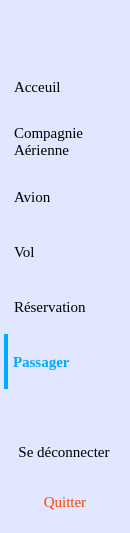
       <widget class="QFrame" name="frame_21">
        <property name="sizePolicy">
         <sizepolicy hsizetype="Expanding" vsizetype="Preferred">
          <horstretch>0</horstretch>
          <verstretch>0</verstretch>
         </sizepolicy>
        </property>
        <property name="minimumSize">
         <size>
          <width>130</width>
          <height>0</height>
         </size>
        </property>
        <property name="maximumSize">
         <size>
          <width>130</width>
          <height>16777215</height>
         </size>
        </property>
        <property name="styleSheet">
         <string notr="true">QFrame {
background-color : #e0e7ff;
border : 4px solid #e0e7ff;
}</string>
        </property>
        <property name="frameShape">
         <enum>QFrame::Shape::StyledPanel</enum>
        </property>
        <property name="frameShadow">
         <enum>QFrame::Shadow::Raised</enum>
        </property>
        <layout class="QVBoxLayout" name="verticalLayout_6">
         <property name="spacing">
          <number>0</number>
         </property>
         <property name="leftMargin">
          <number>0</number>
         </property>
         <property name="topMargin">
          <number>0</number>
         </property>
         <property name="rightMargin">
          <number>0</number>
         </property>
         <property name="bottomMargin">
          <number>0</number>
         </property>
         <item>
          <widget class="QPushButton" name="pushButton">
           <property name="sizePolicy">
            <sizepolicy hsizetype="Expanding" vsizetype="Expanding">
             <horstretch>0</horstretch>
             <verstretch>0</verstretch>
            </sizepolicy>
           </property>
           <property name="minimumSize">
            <size>
             <width>110</width>
             <height>55</height>
            </size>
           </property>
           <property name="maximumSize">
            <size>
             <width>130</width>
             <height>100</height>
            </size>
           </property>
           <property name="font">
            <font>
             <family>Times New Roman</family>
             <pointsize>12</pointsize>
             <underline>true</underline>
            </font>
           </property>
           <property name="styleSheet">
            <string notr="true">QPushButton
{
border : none;
}
QPushButton:hover
{
text-decoration : underline;
}
QPushButton:pressed
{
background-color : #888888;
}</string>
           </property>
           <property name="text">
            <string/>
           </property>
           <property name="iconSize">
            <size>
             <width>20</width>
             <height>20</height>
            </size>
           </property>
          </widget>
         </item>
         <item>
          <widget class="QPushButton" name="menuAcceuil">
           <property name="sizePolicy">
            <sizepolicy hsizetype="Expanding" vsizetype="Expanding">
             <horstretch>0</horstretch>
             <verstretch>0</verstretch>
            </sizepolicy>
           </property>
           <property name="minimumSize">
            <size>
             <width>109</width>
             <height>55</height>
            </size>
           </property>
           <property name="maximumSize">
            <size>
             <width>130</width>
             <height>100</height>
            </size>
           </property>
           <property name="font">
            <font>
             <family>Times New Roman</family>
             <pointsize>11</pointsize>
            </font>
           </property>
           <property name="styleSheet">
            <string notr="true">QPushButton
{
border : none;
text-align : left;
padding-left : 10px;
border-radius : none;
}
QPushButton:hover
{
text-decoration : underline;
}
QPushButton:pressed
{
background-color : #e0e7ff;
}</string>
           </property>
           <property name="text">
            <string>Acceuil</string>
           </property>
           <property name="icon">
            <iconset resource="ressources/icons.qrc">
             <normaloff>:/icons/acceuil.png</normaloff>:/icons/acceuil.png</iconset>
           </property>
           <property name="iconSize">
            <size>
             <width>30</width>
             <height>30</height>
            </size>
           </property>
          </widget>
         </item>
         <item>
          <widget class="QPushButton" name="menuCompagnieAerienne">
           <property name="sizePolicy">
            <sizepolicy hsizetype="Expanding" vsizetype="Expanding">
             <horstretch>0</horstretch>
             <verstretch>0</verstretch>
            </sizepolicy>
           </property>
           <property name="minimumSize">
            <size>
             <width>109</width>
             <height>55</height>
            </size>
           </property>
           <property name="maximumSize">
            <size>
             <width>130</width>
             <height>100</height>
            </size>
           </property>
           <property name="font">
            <font>
             <family>Times New Roman</family>
             <pointsize>11</pointsize>
            </font>
           </property>
           <property name="styleSheet">
            <string notr="true">QPushButton
{
border : none;
text-align : left;
padding-left : 10px;
border-radius : none;
}
QPushButton:hover
{
text-decoration : underline;
}
QPushButton:pressed
{
background-color : #e0e7ff;
}</string>
           </property>
           <property name="text">
            <string>Compagnie
Aérienne</string>
           </property>
           <property name="icon">
            <iconset resource="ressources/icons.qrc">
             <normaloff>:/icons/compagnie.png</normaloff>:/icons/compagnie.png</iconset>
           </property>
           <property name="iconSize">
            <size>
             <width>30</width>
             <height>30</height>
            </size>
           </property>
          </widget>
         </item>
         <item>
          <widget class="QPushButton" name="menuAvion">
           <property name="sizePolicy">
            <sizepolicy hsizetype="Expanding" vsizetype="Expanding">
             <horstretch>0</horstretch>
             <verstretch>0</verstretch>
            </sizepolicy>
           </property>
           <property name="minimumSize">
            <size>
             <width>109</width>
             <height>55</height>
            </size>
           </property>
           <property name="maximumSize">
            <size>
             <width>130</width>
             <height>100</height>
            </size>
           </property>
           <property name="font">
            <font>
             <family>Times New Roman</family>
             <pointsize>11</pointsize>
            </font>
           </property>
           <property name="styleSheet">
            <string notr="true">QPushButton
{
border : none;
text-align : left;
padding-left : 10px;
border-radius : none;
}
QPushButton:hover
{
text-decoration : underline;
}
QPushButton:pressed
{
background-color : #e0e7ff;
}</string>
           </property>
           <property name="text">
            <string>Avion</string>
           </property>
           <property name="icon">
            <iconset resource="ressources/icons.qrc">
             <normaloff>:/icons/avion.png</normaloff>:/icons/avion.png</iconset>
           </property>
           <property name="iconSize">
            <size>
             <width>30</width>
             <height>30</height>
            </size>
           </property>
          </widget>
         </item>
         <item>
          <widget class="QPushButton" name="menuVol">
           <property name="sizePolicy">
            <sizepolicy hsizetype="Expanding" vsizetype="Expanding">
             <horstretch>0</horstretch>
             <verstretch>0</verstretch>
            </sizepolicy>
           </property>
           <property name="minimumSize">
            <size>
             <width>109</width>
             <height>55</height>
            </size>
           </property>
           <property name="maximumSize">
            <size>
             <width>130</width>
             <height>100</height>
            </size>
           </property>
           <property name="font">
            <font>
             <family>Times New Roman</family>
             <pointsize>11</pointsize>
            </font>
           </property>
           <property name="styleSheet">
            <string notr="true">QPushButton
{
border : none;
text-align : left;
padding-left : 10px;
border-radius : none;
}
QPushButton:hover
{
text-decoration : underline;
}
QPushButton:pressed
{
background-color : #e0e7ff;
}</string>
           </property>
           <property name="text">
            <string>Vol</string>
           </property>
           <property name="icon">
            <iconset resource="ressources/icons.qrc">
             <normaloff>:/icons/vol.png</normaloff>:/icons/vol.png</iconset>
           </property>
           <property name="iconSize">
            <size>
             <width>30</width>
             <height>30</height>
            </size>
           </property>
          </widget>
         </item>
         <item>
          <widget class="QPushButton" name="menuReservation">
           <property name="sizePolicy">
            <sizepolicy hsizetype="Expanding" vsizetype="Expanding">
             <horstretch>0</horstretch>
             <verstretch>0</verstretch>
            </sizepolicy>
           </property>
           <property name="minimumSize">
            <size>
             <width>109</width>
             <height>55</height>
            </size>
           </property>
           <property name="maximumSize">
            <size>
             <width>130</width>
             <height>100</height>
            </size>
           </property>
           <property name="font">
            <font>
             <family>Times New Roman</family>
             <pointsize>11</pointsize>
            </font>
           </property>
           <property name="styleSheet">
            <string notr="true">QPushButton
{
border : none;
text-align : left;
padding-left : 10px;
border-radius : none;
}
QPushButton:hover
{
text-decoration : underline;
}
QPushButton:pressed
{
background-color : #e0e7ff;
}</string>
           </property>
           <property name="text">
            <string>Réservation</string>
           </property>
           <property name="icon">
            <iconset resource="ressources/icons.qrc">
             <normaloff>:/icons/reservation.png</normaloff>:/icons/reservation.png</iconset>
           </property>
           <property name="iconSize">
            <size>
             <width>30</width>
             <height>30</height>
            </size>
           </property>
          </widget>
         </item>
         <item>
          <widget class="QPushButton" name="menuPassager">
           <property name="sizePolicy">
            <sizepolicy hsizetype="Expanding" vsizetype="Expanding">
             <horstretch>0</horstretch>
             <verstretch>0</verstretch>
            </sizepolicy>
           </property>
           <property name="minimumSize">
            <size>
             <width>109</width>
             <height>55</height>
            </size>
           </property>
           <property name="maximumSize">
            <size>
             <width>130</width>
             <height>100</height>
            </size>
           </property>
           <property name="font">
            <font>
             <family>Times New Roman</family>
             <pointsize>11</pointsize>
             <bold>true</bold>
            </font>
           </property>
           <property name="styleSheet">
            <string notr="true">QPushButton
{
text-align : left;
padding-left : 5px;
border : none;
font-weight : bold;
border-radius : 0px;
border-left : 4px solid #00aaff;
color : #00aaff;

}
QPushButton:hover
{
text-decoration : underline;
}</string>
           </property>
           <property name="text">
            <string>Passager</string>
           </property>
           <property name="icon">
            <iconset resource="ressources/icons.qrc">
             <normaloff>:/icons/passager.png</normaloff>:/icons/passager.png</iconset>
           </property>
           <property name="iconSize">
            <size>
             <width>30</width>
             <height>30</height>
            </size>
           </property>
          </widget>
         </item>
         <item>
          <spacer name="verticalSpacer_22">
           <property name="orientation">
            <enum>Qt::Orientation::Vertical</enum>
           </property>
           <property name="sizeType">
            <enum>QSizePolicy::Policy::Minimum</enum>
           </property>
           <property name="sizeHint" stdset="0">
            <size>
             <width>20</width>
             <height>40</height>
            </size>
           </property>
          </spacer>
         </item>
         <item>
          <widget class="QPushButton" name="menuSeDeconnecter">
           <property name="sizePolicy">
            <sizepolicy hsizetype="Preferred" vsizetype="Expanding">
             <horstretch>0</horstretch>
             <verstretch>0</verstretch>
            </sizepolicy>
           </property>
           <property name="minimumSize">
            <size>
             <width>80</width>
             <height>45</height>
            </size>
           </property>
           <property name="maximumSize">
            <size>
             <width>120</width>
             <height>45</height>
            </size>
           </property>
           <property name="font">
            <font>
             <family>Times New Roman</family>
             <pointsize>11</pointsize>
            </font>
           </property>
           <property name="styleSheet">
            <string notr="true">QPushButton {
background-color : #e0e7ff;
    color : black;
border : none;
}

QPushButton:hover {
    color : #FF4081;
text-decoration : underline;
}</string>
           </property>
           <property name="text">
            <string>Se déconnecter</string>
           </property>
           <property name="icon">
            <iconset theme="QIcon::ThemeIcon::SystemLogOut"/>
           </property>
           <property name="iconSize">
            <size>
             <width>20</width>
             <height>20</height>
            </size>
           </property>
          </widget>
         </item>
         <item>
          <widget class="QPushButton" name="menuQuitter">
           <property name="sizePolicy">
            <sizepolicy hsizetype="Expanding" vsizetype="Expanding">
             <horstretch>0</horstretch>
             <verstretch>0</verstretch>
            </sizepolicy>
           </property>
           <property name="minimumSize">
            <size>
             <width>109</width>
             <height>55</height>
            </size>
           </property>
           <property name="maximumSize">
            <size>
             <width>130</width>
             <height>100</height>
            </size>
           </property>
           <property name="font">
            <font>
             <family>Times New Roman</family>
             <pointsize>11</pointsize>
            </font>
           </property>
           <property name="styleSheet">
            <string notr="true">QPushButton
{
border : none;
color : orangered;
}
QPushButton:hover
{
color : #cc3600;
text-decoration : underline;
}
</string>
           </property>
           <property name="text">
            <string>Quitter</string>
           </property>
           <property name="iconSize">
            <size>
             <width>30</width>
             <height>30</height>
            </size>
           </property>
          </widget>
         </item>
        </layout>
       </widget>
